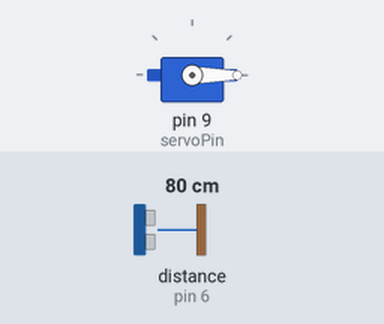
A sketch run on a simulated Arduino Uno, built with avr-gcc and run on an emulated ATmega328P. Parts: servo. Wiring (inferred from the names in the program): ultrasonic range finder: trigger pin 7; echo pin 6. Inputs (shaded band) come from the test bench; at power-on: distance to the obstacle (sensor on pin 6) 80 cm. The echo pulse lasts 58.3 µs per cm.

Above: at 1.2 s.
1.3 s: distance to the obstacle (sensor on pin 6) set to 12 cm
2.8 s: distance to the obstacle (sensor on pin 6) set to 9 cm
At 3.9 s:
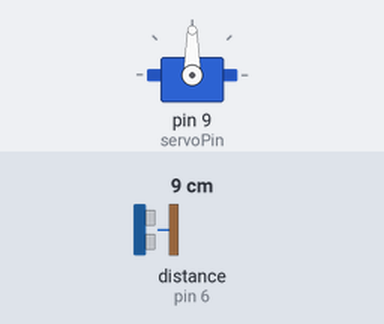
4.3 s: distance to the obstacle (sensor on pin 6) set to 18 cm
At 5.5 s:
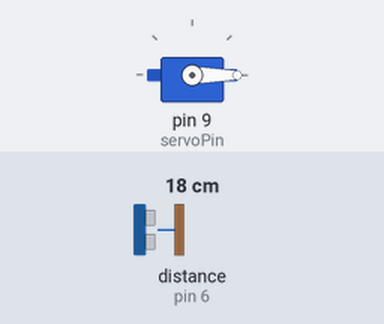
5.8 s: distance to the obstacle (sensor on pin 6) set to 2 cm
At 6.3 s:
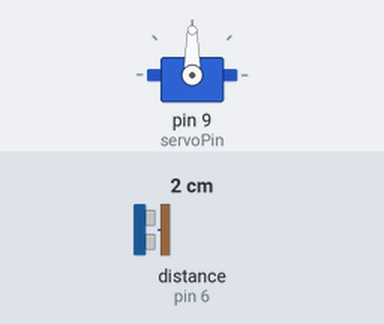
Timing chart, 0 to 8.3 s (numbered marks = the images above; inputs shaded):
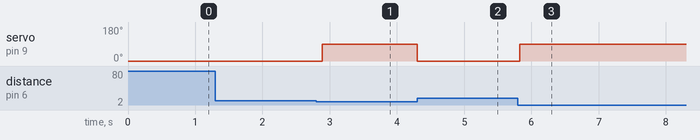

Measured:
- the behaviour switches between 11 and 10 cm on distance to the obstacle (sensor on pin 6) (found by bisection; images 0 and 1)
- after the input at 1.3 s, every drawn part: stays the same
- after the input at 2.8 s, servo on pin 9 (servoPin): 0° → 90° after 0.09 s
- after the input at 4.3 s, servo on pin 9 (servoPin): 90° → 0° at once
- after the input at 5.8 s, servo on pin 9 (servoPin): 0° → 90° at once

The sketch:

servo_ultrasonic.ino
```cpp
#include <Servo.h>

Servo servo;

const int trigPin = 7;
const int echoPin = 6;
const int servoPin = 9;

void setup() {
  servo.attach(servoPin);
  pinMode(trigPin, OUTPUT);
  pinMode(echoPin, INPUT);

  servo.write(0);
}

void loop() {
  digitalWrite(trigPin, LOW);
  delayMicroseconds(2);

  digitalWrite(trigPin, HIGH);
  delayMicroseconds(10);
  digitalWrite(trigPin, LOW);

  long duration = pulseIn(echoPin, HIGH);
  float distance = duration * 0.0343 / 2;

  if (distance <= 10) {
    servo.write(90);
  } else {
    servo.write(0);
  }

  delay(100);
}
```
